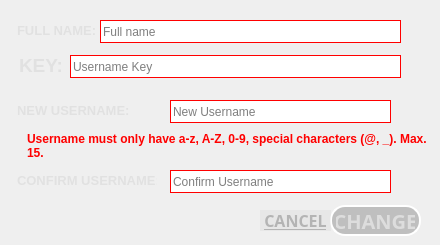
        <widget class="QWidget" name="usernamepage">
         <widget class="QLabel" name="UserKey">
          <property name="geometry">
           <rect>
            <x>10</x>
            <y>50</y>
            <width>61</width>
            <height>31</height>
           </rect>
          </property>
          <property name="font">
           <font>
            <pointsize>14</pointsize>
            <weight>75</weight>
            <bold>true</bold>
           </font>
          </property>
          <property name="styleSheet">
           <string notr="true">color: rgb(225, 225, 225);
border: 2px solid white;
border-style: outset;
border-radius: 15px;
padding: 4px;
border: none;</string>
          </property>
          <property name="text">
           <string>KEY:</string>
          </property>
          <property name="alignment">
           <set>Qt::AlignLeading|Qt::AlignLeft|Qt::AlignVCenter</set>
          </property>
         </widget>
         <widget class="QLineEdit" name="UsernameKey">
          <property name="enabled">
           <bool>true</bool>
          </property>
          <property name="geometry">
           <rect>
            <x>70</x>
            <y>55</y>
            <width>331</width>
            <height>23</height>
           </rect>
          </property>
          <property name="styleSheet">
           <string notr="true">background-color: rgb(255, 255, 255);
border: 1px solid red;</string>
          </property>
          <property name="placeholderText">
           <string>Username Key</string>
          </property>
         </widget>
         <widget class="QLabel" name="keyTick">
          <property name="geometry">
           <rect>
            <x>410</x>
            <y>55</y>
            <width>21</width>
            <height>21</height>
           </rect>
          </property>
          <property name="text">
           <string/>
          </property>
          <property name="pixmap">
           <pixmap>../Resources/tick.png</pixmap>
          </property>
          <property name="scaledContents">
           <bool>true</bool>
          </property>
         </widget>
         <widget class="QLabel" name="NewUserTick">
          <property name="geometry">
           <rect>
            <x>400</x>
            <y>100</y>
            <width>21</width>
            <height>21</height>
           </rect>
          </property>
          <property name="text">
           <string/>
          </property>
          <property name="pixmap">
           <pixmap>../Resources/tick.png</pixmap>
          </property>
          <property name="scaledContents">
           <bool>true</bool>
          </property>
         </widget>
         <widget class="QLabel" name="ConfirmUserLabel">
          <property name="geometry">
           <rect>
            <x>10</x>
            <y>165</y>
            <width>151</width>
            <height>31</height>
           </rect>
          </property>
          <property name="font">
           <font>
            <pointsize>10</pointsize>
            <weight>75</weight>
            <bold>true</bold>
           </font>
          </property>
          <property name="styleSheet">
           <string notr="true">color: rgb(225, 225, 225);
border: 2px solid white;
border-style: outset;
border-radius: 15px;
padding: 4px;
border: none;</string>
          </property>
          <property name="text">
           <string>CONFIRM USERNAME:</string>
          </property>
          <property name="alignment">
           <set>Qt::AlignLeading|Qt::AlignLeft|Qt::AlignVCenter</set>
          </property>
         </widget>
         <widget class="QLabel" name="ConfirmTick">
          <property name="geometry">
           <rect>
            <x>400</x>
            <y>170</y>
            <width>21</width>
            <height>21</height>
           </rect>
          </property>
          <property name="text">
           <string/>
          </property>
          <property name="pixmap">
           <pixmap>../Resources/tick.png</pixmap>
          </property>
          <property name="scaledContents">
           <bool>true</bool>
          </property>
         </widget>
         <widget class="QLabel" name="NewUsernameLabel_2">
          <property name="geometry">
           <rect>
            <x>20</x>
            <y>125</y>
            <width>411</width>
            <height>41</height>
           </rect>
          </property>
          <property name="font">
           <font>
            <pointsize>9</pointsize>
            <weight>75</weight>
            <bold>true</bold>
           </font>
          </property>
          <property name="styleSheet">
           <string notr="true">color: rgb(225, 225, 225);
border: 2px solid white;
border-style: outset;
border-radius: 15px;
padding: 4px;
border: none;
color: rgb(255, 0, 0);</string>
          </property>
          <property name="text">
           <string>Username must only have a-z, A-Z, 0-9, special characters (@, _). Max. 15.</string>
          </property>
          <property name="alignment">
           <set>Qt::AlignLeading|Qt::AlignLeft|Qt::AlignVCenter</set>
          </property>
          <property name="wordWrap">
           <bool>true</bool>
          </property>
         </widget>
         <widget class="QLabel" name="NewUsernameLabel">
          <property name="geometry">
           <rect>
            <x>10</x>
            <y>95</y>
            <width>151</width>
            <height>31</height>
           </rect>
          </property>
          <property name="font">
           <font>
            <pointsize>10</pointsize>
            <weight>75</weight>
            <bold>true</bold>
           </font>
          </property>
          <property name="styleSheet">
           <string notr="true">color: rgb(225, 225, 225);
border: 2px solid white;
border-style: outset;
border-radius: 15px;
padding: 4px;
border: none;</string>
          </property>
          <property name="text">
           <string>NEW USERNAME:</string>
          </property>
          <property name="alignment">
           <set>Qt::AlignLeading|Qt::AlignLeft|Qt::AlignVCenter</set>
          </property>
         </widget>
         <widget class="QPushButton" name="UserChange">
          <property name="enabled">
           <bool>true</bool>
          </property>
          <property name="geometry">
           <rect>
            <x>330</x>
            <y>205</y>
            <width>91</width>
            <height>31</height>
           </rect>
          </property>
          <property name="font">
           <font>
            <family>Bahnschrift SemiBold</family>
            <pointsize>15</pointsize>
            <weight>75</weight>
            <bold>true</bold>
           </font>
          </property>
          <property name="cursor">
           <cursorShape>PointingHandCursor</cursorShape>
          </property>
          <property name="styleSheet">
           <string notr="true">background-color: rgba(64, 64, 64, 70);
color: rgb(221, 221, 221);
border: 2px solid white;
border-style: outset;
border-radius: 15px;
padding: 4px;</string>
          </property>
          <property name="text">
           <string>CHANGE</string>
          </property>
         </widget>
         <widget class="QLineEdit" name="NewUsername">
          <property name="enabled">
           <bool>false</bool>
          </property>
          <property name="geometry">
           <rect>
            <x>170</x>
            <y>100</y>
            <width>221</width>
            <height>23</height>
           </rect>
          </property>
          <property name="styleSheet">
           <string notr="true">background-color: rgb(255, 255, 255);
border: 1px solid red;</string>
          </property>
          <property name="placeholderText">
           <string>New Username</string>
          </property>
         </widget>
         <widget class="QLineEdit" name="ConfirmUsername">
          <property name="enabled">
           <bool>false</bool>
          </property>
          <property name="geometry">
           <rect>
            <x>170</x>
            <y>170</y>
            <width>221</width>
            <height>23</height>
           </rect>
          </property>
          <property name="styleSheet">
           <string notr="true">background-color: rgb(255, 255, 255);
border: 1px solid red;</string>
          </property>
          <property name="placeholderText">
           <string>Confirm Username</string>
          </property>
         </widget>
         <widget class="QPushButton" name="UserCancel">
          <property name="geometry">
           <rect>
            <x>260</x>
            <y>210</y>
            <width>71</width>
            <height>21</height>
           </rect>
          </property>
          <property name="font">
           <font>
            <family>Bahnschrift SemiBold</family>
            <pointsize>12</pointsize>
            <weight>75</weight>
            <bold>true</bold>
            <underline>true</underline>
           </font>
          </property>
          <property name="cursor">
           <cursorShape>PointingHandCursor</cursorShape>
          </property>
          <property name="styleSheet">
           <string notr="true">color: rgb(180, 180, 180);
background-color: rgba(35, 31, 32, 10);
border: none;</string>
          </property>
          <property name="text">
           <string>CANCEL</string>
          </property>
         </widget>
         <widget class="QLabel" name="useless_11">
          <property name="geometry">
           <rect>
            <x>10</x>
            <y>15</y>
            <width>91</width>
            <height>31</height>
           </rect>
          </property>
          <property name="font">
           <font>
            <pointsize>10</pointsize>
            <weight>75</weight>
            <bold>true</bold>
           </font>
          </property>
          <property name="styleSheet">
           <string notr="true">color: rgb(225, 225, 225);
border: 2px solid white;
border-style: outset;
border-radius: 15px;
padding: 4px;
border: none;</string>
          </property>
          <property name="text">
           <string>FULL NAME:</string>
          </property>
          <property name="alignment">
           <set>Qt::AlignLeading|Qt::AlignLeft|Qt::AlignVCenter</set>
          </property>
         </widget>
         <widget class="QLineEdit" name="UserFullname">
          <property name="enabled">
           <bool>true</bool>
          </property>
          <property name="geometry">
           <rect>
            <x>100</x>
            <y>20</y>
            <width>301</width>
            <height>23</height>
           </rect>
          </property>
          <property name="styleSheet">
           <string notr="true">background-color: rgb(255, 255, 255);
border: 1px solid red;
border-top-left-radius : 0px;
border-top-right-radius : 0px; 
border-bottom-left-radius : 0px; 
border-bottom-right-radius : 0px;</string>
          </property>
          <property name="placeholderText">
           <string>Full name</string>
          </property>
         </widget>
        </widget>
